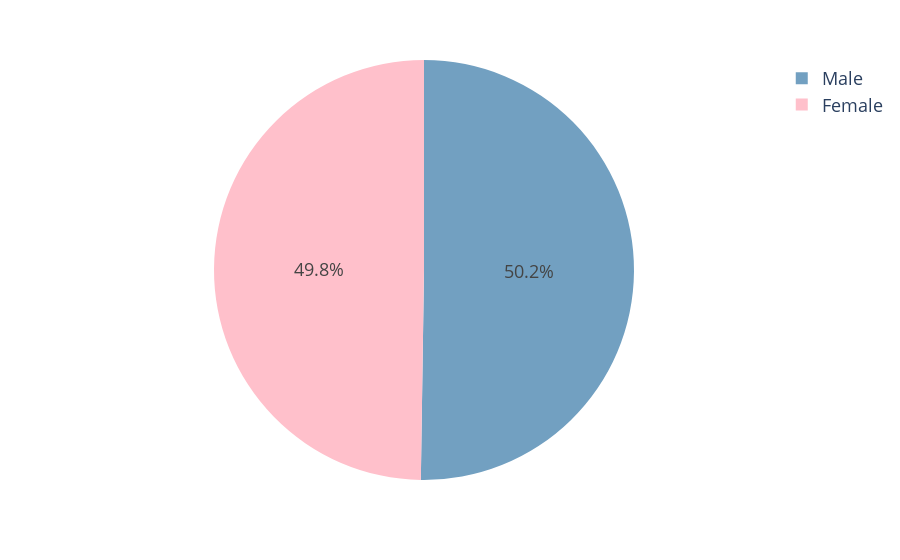

Notebook code for this chart:
### Code cell
df_ = df_train[df_train["is_fraud"] == 1]
df_ = df_.groupby("gender").size().reset_index(name="count")
print(df_)

fig = px.pie(
    df_,
    values="count",
    names=["Female", "Male"],
    color_discrete_sequence=["#72A0C1", "#FFC0CB"],
    hover_data={"count": ":.0f"},
)


fig.update_layout(
    font=dict(size=18),  # Increase text size for all labels and text
    legend=dict(
        font=dict(size=18),  # Increase legend font size
    ),
    hoverlabel=dict(
        font_size=16,  # Increase hover label font size
    ),
)

fig.update_traces(hovertemplate="%{value} transactions")

fig.show()

### Figure 1 — Plotly figure (JSON) as saved in the notebook; plotly's stock layout.template omitted (floating-point values rounded to 4 significant figures)
{"data": [{"customdata": [[3735], [3771]], "domain": {"x": [0, 1], "y": [0, 1]}, "hovertemplate": "%{value} transactions", "labels": ["Female", "Male"], "legendgroup": "", "name": "", "showlegend": true, "type": "pie", "values": [3735, 3771]}], "layout": {"font": {"size": 18}, "hoverlabel": {"font": {"size": 16}}, "legend": {"font": {"size": 18}, "tracegroupgap": 0}, "margin": {"t": 60}, "piecolorway": ["#72A0C1", "#FFC0CB"]}}
